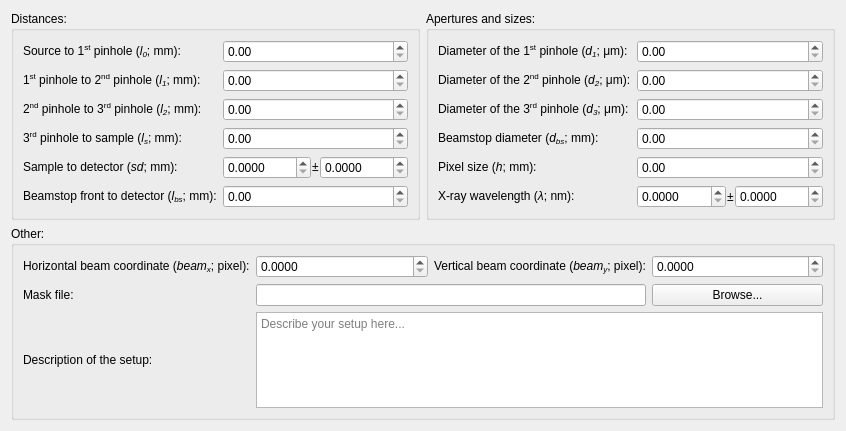
<?xml version="1.0" encoding="UTF-8"?>
<ui version="4.0">
 <class>Form</class>
 <widget class="QWidget" name="Form">
  <property name="geometry">
   <rect>
    <x>0</x>
    <y>0</y>
    <width>846</width>
    <height>431</height>
   </rect>
  </property>
  <property name="windowTitle">
   <string>Form</string>
  </property>
  <layout class="QVBoxLayout" name="verticalLayout">
   <item>
    <widget class="QWidget" name="widget_2" native="true">
     <layout class="QHBoxLayout" name="horizontalLayout_2">
      <property name="leftMargin">
       <number>0</number>
      </property>
      <property name="topMargin">
       <number>0</number>
      </property>
      <property name="rightMargin">
       <number>0</number>
      </property>
      <property name="bottomMargin">
       <number>0</number>
      </property>
      <item>
       <widget class="QGroupBox" name="groupBox">
        <property name="title">
         <string>Distances:</string>
        </property>
        <layout class="QFormLayout" name="formLayout">
         <item row="0" column="0">
          <widget class="QLabel" name="label">
           <property name="text">
            <string>&lt;html&gt;&lt;head/&gt;&lt;body&gt;&lt;p&gt;Source to 1&lt;span style=&quot; vertical-align:super;&quot;&gt;st&lt;/span&gt; pinhole (&lt;span style=&quot; font-style:italic;&quot;&gt;l&lt;/span&gt;&lt;span style=&quot; font-style:italic; vertical-align:sub;&quot;&gt;0&lt;/span&gt;; mm):&lt;/p&gt;&lt;/body&gt;&lt;/html&gt;</string>
           </property>
          </widget>
         </item>
         <item row="1" column="0">
          <widget class="QLabel" name="label_2">
           <property name="text">
            <string>&lt;html&gt;&lt;head/&gt;&lt;body&gt;&lt;p&gt;1&lt;span style=&quot; vertical-align:super;&quot;&gt;st&lt;/span&gt; pinhole to 2&lt;span style=&quot; vertical-align:super;&quot;&gt;nd&lt;/span&gt; pinhole (&lt;span style=&quot; font-style:italic;&quot;&gt;l&lt;/span&gt;&lt;span style=&quot; font-style:italic; vertical-align:sub;&quot;&gt;1&lt;/span&gt;; mm): &lt;/p&gt;&lt;/body&gt;&lt;/html&gt;</string>
           </property>
          </widget>
         </item>
         <item row="2" column="0">
          <widget class="QLabel" name="label_3">
           <property name="text">
            <string>&lt;html&gt;&lt;head/&gt;&lt;body&gt;&lt;p&gt;2&lt;span style=&quot; vertical-align:super;&quot;&gt;nd&lt;/span&gt; pinhole to 3&lt;span style=&quot; vertical-align:super;&quot;&gt;rd&lt;/span&gt; pinhole (&lt;span style=&quot; font-style:italic;&quot;&gt;l&lt;/span&gt;&lt;span style=&quot; font-style:italic; vertical-align:sub;&quot;&gt;2&lt;/span&gt;; mm):&lt;/p&gt;&lt;/body&gt;&lt;/html&gt;</string>
           </property>
          </widget>
         </item>
         <item row="3" column="0">
          <widget class="QLabel" name="label_4">
           <property name="text">
            <string>&lt;html&gt;&lt;head/&gt;&lt;body&gt;&lt;p&gt;3&lt;span style=&quot; vertical-align:super;&quot;&gt;rd&lt;/span&gt; pinhole to sample (&lt;span style=&quot; font-style:italic;&quot;&gt;l&lt;/span&gt;&lt;span style=&quot; font-style:italic; vertical-align:sub;&quot;&gt;s&lt;/span&gt;; mm):&lt;/p&gt;&lt;/body&gt;&lt;/html&gt;</string>
           </property>
          </widget>
         </item>
         <item row="4" column="0">
          <widget class="QLabel" name="label_5">
           <property name="text">
            <string>Sample to detector (&lt;i&gt;sd&lt;/i&gt;; mm):</string>
           </property>
          </widget>
         </item>
         <item row="5" column="0">
          <widget class="QLabel" name="label_6">
           <property name="text">
            <string>Beamstop front to detector (&lt;i&gt;l&lt;sub&gt;bs&lt;/sub&gt;&lt;/i&gt;; mm):</string>
           </property>
          </widget>
         </item>
         <item row="0" column="1">
          <widget class="QDoubleSpinBox" name="doubleSpinBox">
           <property name="sizePolicy">
            <sizepolicy hsizetype="MinimumExpanding" vsizetype="Fixed">
             <horstretch>0</horstretch>
             <verstretch>0</verstretch>
            </sizepolicy>
           </property>
          </widget>
         </item>
         <item row="1" column="1">
          <widget class="QDoubleSpinBox" name="doubleSpinBox_2">
           <property name="sizePolicy">
            <sizepolicy hsizetype="MinimumExpanding" vsizetype="Fixed">
             <horstretch>0</horstretch>
             <verstretch>0</verstretch>
            </sizepolicy>
           </property>
          </widget>
         </item>
         <item row="2" column="1">
          <widget class="QDoubleSpinBox" name="doubleSpinBox_3">
           <property name="sizePolicy">
            <sizepolicy hsizetype="MinimumExpanding" vsizetype="Fixed">
             <horstretch>0</horstretch>
             <verstretch>0</verstretch>
            </sizepolicy>
           </property>
          </widget>
         </item>
         <item row="3" column="1">
          <widget class="QDoubleSpinBox" name="doubleSpinBox_4">
           <property name="sizePolicy">
            <sizepolicy hsizetype="MinimumExpanding" vsizetype="Fixed">
             <horstretch>0</horstretch>
             <verstretch>0</verstretch>
            </sizepolicy>
           </property>
          </widget>
         </item>
         <item row="5" column="1">
          <widget class="QDoubleSpinBox" name="doubleSpinBox_5">
           <property name="sizePolicy">
            <sizepolicy hsizetype="MinimumExpanding" vsizetype="Fixed">
             <horstretch>0</horstretch>
             <verstretch>0</verstretch>
            </sizepolicy>
           </property>
          </widget>
         </item>
         <item row="4" column="1">
          <widget class="QWidget" name="widget" native="true">
           <layout class="QHBoxLayout" name="horizontalLayout">
            <property name="spacing">
             <number>1</number>
            </property>
            <property name="leftMargin">
             <number>0</number>
            </property>
            <property name="topMargin">
             <number>0</number>
            </property>
            <property name="rightMargin">
             <number>0</number>
            </property>
            <property name="bottomMargin">
             <number>0</number>
            </property>
            <item>
             <widget class="QDoubleSpinBox" name="doubleSpinBox_6">
              <property name="sizePolicy">
               <sizepolicy hsizetype="MinimumExpanding" vsizetype="Fixed">
                <horstretch>0</horstretch>
                <verstretch>0</verstretch>
               </sizepolicy>
              </property>
              <property name="decimals">
               <number>4</number>
              </property>
             </widget>
            </item>
            <item>
             <widget class="QLabel" name="label_7">
              <property name="text">
               <string>&lt;html&gt;&lt;head/&gt;&lt;body&gt;&lt;p&gt;±&lt;/p&gt;&lt;/body&gt;&lt;/html&gt;</string>
              </property>
             </widget>
            </item>
            <item>
             <widget class="QDoubleSpinBox" name="doubleSpinBox_7">
              <property name="sizePolicy">
               <sizepolicy hsizetype="MinimumExpanding" vsizetype="Fixed">
                <horstretch>0</horstretch>
                <verstretch>0</verstretch>
               </sizepolicy>
              </property>
              <property name="decimals">
               <number>4</number>
              </property>
             </widget>
            </item>
           </layout>
          </widget>
         </item>
        </layout>
       </widget>
      </item>
      <item>
       <widget class="QGroupBox" name="groupBox_2">
        <property name="title">
         <string>Apertures and sizes:</string>
        </property>
        <layout class="QFormLayout" name="formLayout_2">
         <item row="0" column="0">
          <widget class="QLabel" name="label_8">
           <property name="text">
            <string>&lt;html&gt;&lt;head/&gt;&lt;body&gt;&lt;p&gt;Diameter of the 1&lt;span style=&quot; vertical-align:super;&quot;&gt;st&lt;/span&gt; pinhole (&lt;span style=&quot; font-style:italic;&quot;&gt;d&lt;/span&gt;&lt;span style=&quot; font-style:italic; vertical-align:sub;&quot;&gt;1&lt;/span&gt;; μm):&lt;/p&gt;&lt;/body&gt;&lt;/html&gt;</string>
           </property>
          </widget>
         </item>
         <item row="0" column="1">
          <widget class="QDoubleSpinBox" name="doubleSpinBox_8">
           <property name="sizePolicy">
            <sizepolicy hsizetype="MinimumExpanding" vsizetype="Fixed">
             <horstretch>0</horstretch>
             <verstretch>0</verstretch>
            </sizepolicy>
           </property>
          </widget>
         </item>
         <item row="1" column="0">
          <widget class="QLabel" name="label_9">
           <property name="text">
            <string>Diameter of the 2&lt;sup&gt;nd&lt;/sup&gt; pinhole (&lt;i&gt;d&lt;sub&gt;2&lt;/sub&gt;&lt;/i&gt;; μm):</string>
           </property>
          </widget>
         </item>
         <item row="1" column="1">
          <widget class="QDoubleSpinBox" name="doubleSpinBox_9">
           <property name="sizePolicy">
            <sizepolicy hsizetype="MinimumExpanding" vsizetype="Fixed">
             <horstretch>0</horstretch>
             <verstretch>0</verstretch>
            </sizepolicy>
           </property>
          </widget>
         </item>
         <item row="2" column="0">
          <widget class="QLabel" name="label_10">
           <property name="text">
            <string>&lt;html&gt;&lt;head/&gt;&lt;body&gt;&lt;p&gt;Diameter of the 3&lt;span style=&quot; vertical-align:super;&quot;&gt;rd&lt;/span&gt; pinhole (&lt;span style=&quot; font-style:italic;&quot;&gt;d&lt;/span&gt;&lt;span style=&quot; font-style:italic; vertical-align:sub;&quot;&gt;3&lt;/span&gt;; μm):&lt;/p&gt;&lt;/body&gt;&lt;/html&gt;</string>
           </property>
          </widget>
         </item>
         <item row="2" column="1">
          <widget class="QDoubleSpinBox" name="doubleSpinBox_10">
           <property name="sizePolicy">
            <sizepolicy hsizetype="MinimumExpanding" vsizetype="Fixed">
             <horstretch>0</horstretch>
             <verstretch>0</verstretch>
            </sizepolicy>
           </property>
          </widget>
         </item>
         <item row="3" column="0">
          <widget class="QLabel" name="label_11">
           <property name="text">
            <string>Beamstop diameter (&lt;i&gt;d&lt;sub&gt;bs&lt;/sub&gt;&lt;/i&gt;; mm):</string>
           </property>
          </widget>
         </item>
         <item row="3" column="1">
          <widget class="QDoubleSpinBox" name="doubleSpinBox_11">
           <property name="sizePolicy">
            <sizepolicy hsizetype="MinimumExpanding" vsizetype="Fixed">
             <horstretch>0</horstretch>
             <verstretch>0</verstretch>
            </sizepolicy>
           </property>
          </widget>
         </item>
         <item row="4" column="0">
          <widget class="QLabel" name="label_12">
           <property name="text">
            <string>Pixel size (&lt;i&gt;h&lt;/i&gt;; mm):</string>
           </property>
          </widget>
         </item>
         <item row="4" column="1">
          <widget class="QDoubleSpinBox" name="doubleSpinBox_12">
           <property name="sizePolicy">
            <sizepolicy hsizetype="MinimumExpanding" vsizetype="Fixed">
             <horstretch>0</horstretch>
             <verstretch>0</verstretch>
            </sizepolicy>
           </property>
          </widget>
         </item>
         <item row="5" column="0">
          <widget class="QLabel" name="label_15">
           <property name="text">
            <string>X-ray wavelength (&lt;i&gt;λ&lt;/i&gt;; nm):</string>
           </property>
          </widget>
         </item>
         <item row="5" column="1">
          <widget class="QWidget" name="widget_3" native="true">
           <layout class="QHBoxLayout" name="horizontalLayout_3">
            <property name="spacing">
             <number>1</number>
            </property>
            <property name="leftMargin">
             <number>0</number>
            </property>
            <property name="topMargin">
             <number>0</number>
            </property>
            <property name="rightMargin">
             <number>0</number>
            </property>
            <property name="bottomMargin">
             <number>0</number>
            </property>
            <item>
             <widget class="QDoubleSpinBox" name="doubleSpinBox_16">
              <property name="sizePolicy">
               <sizepolicy hsizetype="MinimumExpanding" vsizetype="Fixed">
                <horstretch>0</horstretch>
                <verstretch>0</verstretch>
               </sizepolicy>
              </property>
              <property name="decimals">
               <number>4</number>
              </property>
             </widget>
            </item>
            <item>
             <widget class="QLabel" name="label_16">
              <property name="text">
               <string notr="true">±</string>
              </property>
             </widget>
            </item>
            <item>
             <widget class="QDoubleSpinBox" name="doubleSpinBox_15">
              <property name="sizePolicy">
               <sizepolicy hsizetype="MinimumExpanding" vsizetype="Fixed">
                <horstretch>0</horstretch>
                <verstretch>0</verstretch>
               </sizepolicy>
              </property>
              <property name="decimals">
               <number>4</number>
              </property>
             </widget>
            </item>
           </layout>
          </widget>
         </item>
        </layout>
       </widget>
      </item>
     </layout>
    </widget>
   </item>
   <item>
    <widget class="QGroupBox" name="groupBox_3">
     <property name="title">
      <string>Other:</string>
     </property>
     <layout class="QGridLayout" name="gridLayout">
      <item row="3" column="0">
       <widget class="QLabel" name="label_18">
        <property name="text">
         <string>Description of the setup:</string>
        </property>
       </widget>
      </item>
      <item row="0" column="2">
       <widget class="QLabel" name="label_14">
        <property name="text">
         <string>&lt;html&gt;&lt;head/&gt;&lt;body&gt;&lt;p&gt;Vertical beam coordinate (&lt;span style=&quot; font-style:italic;&quot;&gt;beam&lt;/span&gt;&lt;span style=&quot; font-style:italic; vertical-align:sub;&quot;&gt;y&lt;/span&gt;; pixel):&lt;/p&gt;&lt;/body&gt;&lt;/html&gt;</string>
        </property>
       </widget>
      </item>
      <item row="2" column="1" colspan="2">
       <widget class="QLineEdit" name="lineEdit"/>
      </item>
      <item row="2" column="0">
       <widget class="QLabel" name="label_17">
        <property name="text">
         <string>Mask file:</string>
        </property>
       </widget>
      </item>
      <item row="0" column="0">
       <widget class="QLabel" name="label_13">
        <property name="text">
         <string>Horizontal beam coordinate (&lt;i&gt;beam&lt;sub&gt;x&lt;/sub&gt;&lt;/i&gt;; pixel):</string>
        </property>
       </widget>
      </item>
      <item row="0" column="1">
       <widget class="QDoubleSpinBox" name="doubleSpinBox_13">
        <property name="sizePolicy">
         <sizepolicy hsizetype="MinimumExpanding" vsizetype="Fixed">
          <horstretch>0</horstretch>
          <verstretch>0</verstretch>
         </sizepolicy>
        </property>
        <property name="decimals">
         <number>4</number>
        </property>
       </widget>
      </item>
      <item row="2" column="3">
       <widget class="QPushButton" name="pushButton">
        <property name="text">
         <string>Browse...</string>
        </property>
       </widget>
      </item>
      <item row="3" column="1" colspan="3">
       <widget class="QPlainTextEdit" name="plainTextEdit">
        <property name="placeholderText">
         <string>Describe your setup here...</string>
        </property>
       </widget>
      </item>
      <item row="0" column="3">
       <widget class="QDoubleSpinBox" name="doubleSpinBox_14">
        <property name="sizePolicy">
         <sizepolicy hsizetype="MinimumExpanding" vsizetype="Fixed">
          <horstretch>0</horstretch>
          <verstretch>0</verstretch>
         </sizepolicy>
        </property>
        <property name="decimals">
         <number>4</number>
        </property>
       </widget>
      </item>
     </layout>
    </widget>
   </item>
  </layout>
 </widget>
 <resources/>
 <connections/>
</ui>
